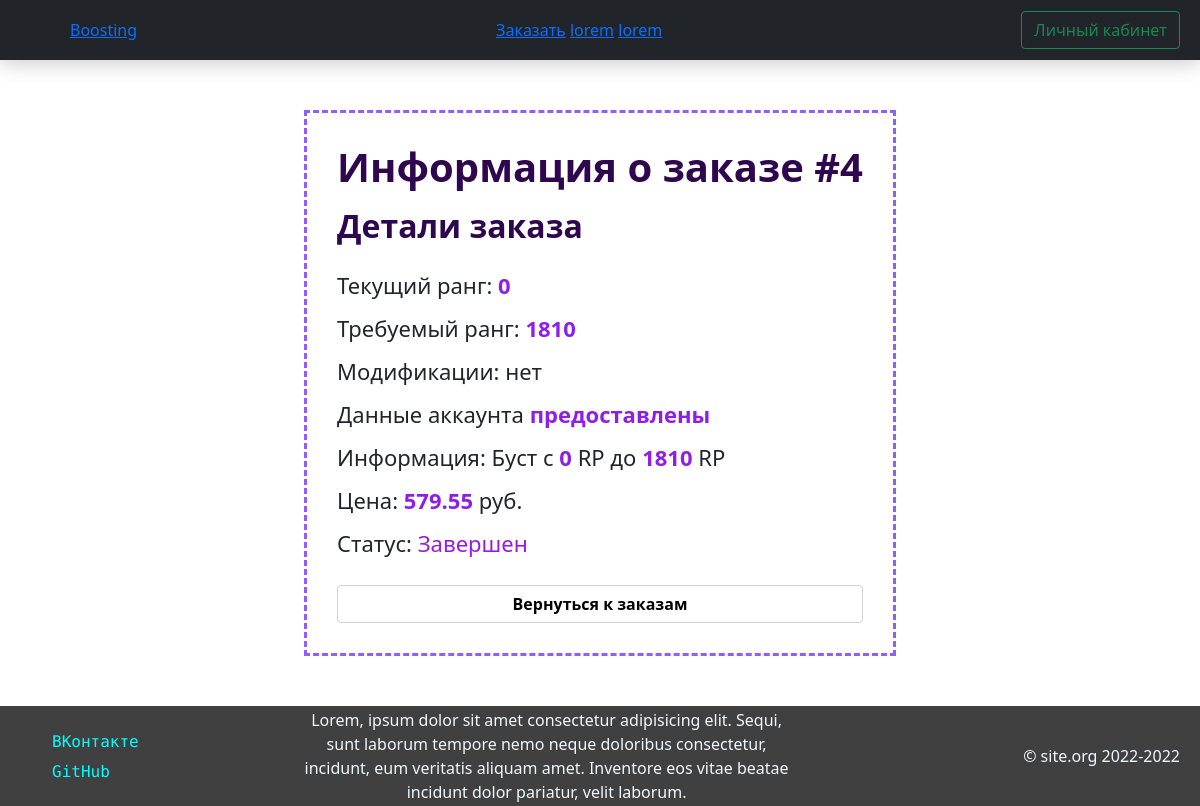
Page /profile/myorders/order/4 (signed in) on the committed database.
### Site/models.py (models this page shows)
class ApexOrder(db.Model, SerializerMixin):
    __tablename__ = 'apex_orders'
    id = db.Column(db.Integer, primary_key=True)
    requestor_id = db.Column(db.Integer, nullable=False)
    booster_id = db.Column(db.Integer, default=-1)
    account = db.Column(db.String, nullable=False)
    status = db.Column(db.Integer, default=0)
    confirm_code = db.Column(db.String, nullable=False)
    used_promo = db.Column(db.String)
    from_points = db.Column(db.Integer, nullable=False)
    to_points = db.Column(db.Integer, nullable=False)
    addons = db.Column(db.String)
    price = db.Column(db.Float, nullable=False)
    date_created = db.Column(db.String, nullable=False)
    date_accepted = db.Column(db.String)
    date_in_progress = db.Column(db.String)
    date_done = db.Column(db.String)
    date_canceled = db.Column(db.String)
    date_banned = db.Column(db.String)
    info = db.Column(db.String)

### Site/routes.py (the view)
@app.route('/profile/myorders/order/<int:order_id>')
@login_required
def myorders_id(order_id):
    usr = get_curr_user()
    _order = ApexOrder.query.filter_by(id=order_id).first()
    if not _order or _order.requestor_id != usr.id:
        flash('Заказ не найден')
        return redirect(url_for('myorders'))
    return render_template('myorders_show.html',
                           css=url_for('static', filename='css/myorders.css'),
                           order=_order, user=usr
                           )

### Site/auth.py (called while the page is built)
@login_manager.user_loader
def load_user(user_id):
    return User.query.get(user_id)

### Site/routes.py (called while the page is built)
def get_curr_user():
    return User.query.get(current_user.get_id())

### Site/templates/myorders_show.html (shortened to what this page needs)
{% extends "base.html" %}
{% block head %}
    {{ super() }}
    <link rel="stylesheet" href="{{css|safe}}">
{% endblock %}
{% block container %}
    <div class="order-info myorders">
        <h1 class="h-info">Информация о заказе #{{order.id}}</h1>
        <h2 class="h-info mt-3" style="text-align: start;">Детали заказа</h2>
        <div class="order-show-details mt-4">
            <p>Текущий ранг: <span class="hightlight">{{order.from_points}}</span></p>
            <p>Требуемый ранг: <span class="hightlight">{{order.to_points}}</span></p>
            <p>Модификации: {% if order.addons %}order.addons{% else %}нет{% endif %}</p>
            <p>Данные аккаунта <span class="hightlight">предоставлены</span></p>
            <p>Информация: Буст с <span class="hightlight">{{order.from_points}}</span> RP до <span class="hightlight">{{order.to_points}}</span> RP</p>
            <p>Цена: <span class="hightlight">{{order.price}}</span> руб.</p>
            <p>Статус:
                <span class="status-{{['pending', 'review', 'accepted', 'in-progress', 'done', 'canceled', 'banned'][order.status + 1]}}">
                {{['Не подтвержден', 'Ожидание бустера...', 'Принят бустером', 'Выполняется', 'Завершен', 'Отменен', 'Заблокирован'][order.status + 1]}}
                </span>
            </p>
            <a href="/profile/myorders" class="submit-button a-button">Вернуться к заказам</a>
        </div>
    </div>
{% endblock %}

### Site/static/css/base.css (style rules this page uses)
* { margin: 0; padding: 0; box-sizing: content-box; }
html { height: 100%; }
body { margin: 0; min-height: 100%; display: grid; grid-template-rows: auto 1fr auto; }
.submit-button { margin-top: 25px; background-color: white; font-weight: 600; display: block; width: 100%; padding: 0.375rem 0.75rem; border: 1px solid lightgray; border-radius: 0.25rem; transition: 0.25s; }
.a-button { color: black; text-decoration: none; text-align: center; }

### Site/static/css/myorders.css (style rules this page uses)
.myorders { padding: 30px; margin: 50px auto; border: 3px dashed #925dff; width: fit-content; }
.h-info { color: #2f074f; text-align: center; font-weight: 600; }
.status-done { color: #9818e6; }
.order-show-details p { margin: 0; margin-top: 10px; font-size: 22px; font-weight: 500; }
.hightlight { color: #8f1ee9; font-weight: 600; }

### rows in the picture
ApexOrder: id "4", from_points "0", to_points "1810", price "579.55", status "Завершен"
